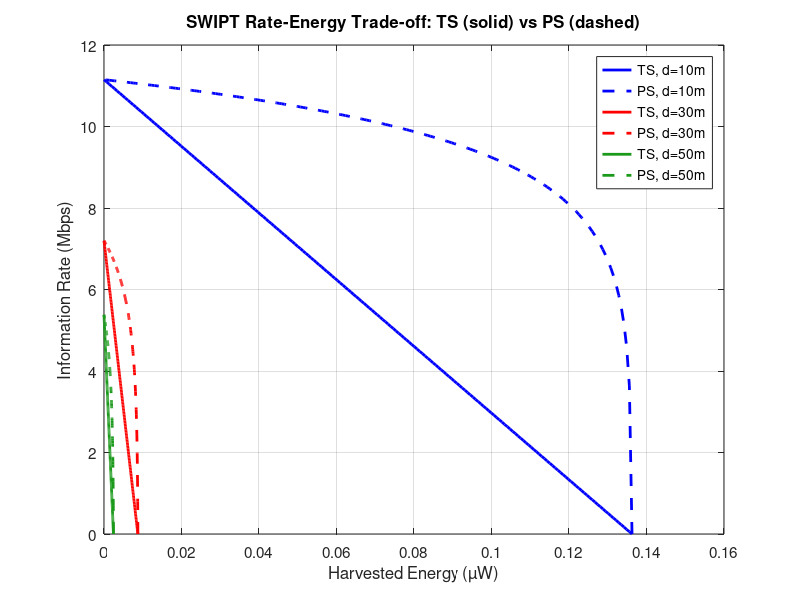
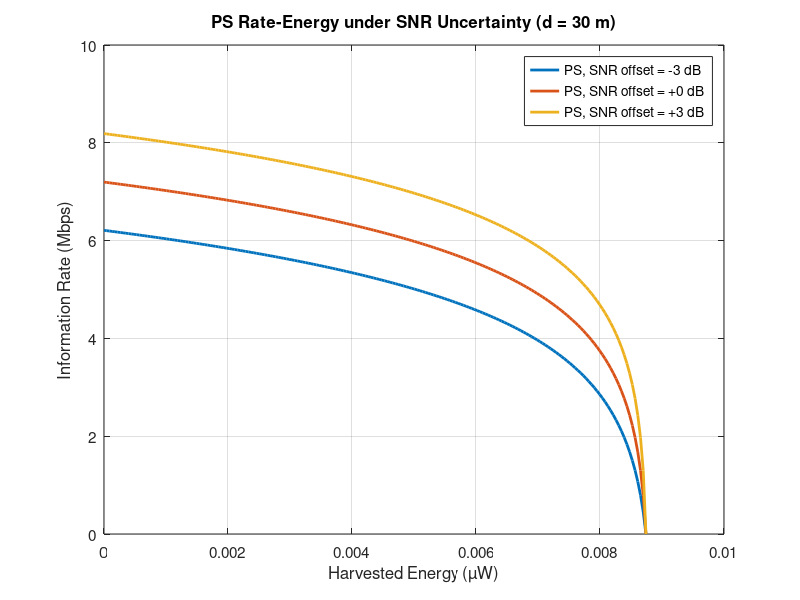

Recreate these plots in MATLAB, in order.

clear; clc; close all;

%% ---------------- 1. SYSTEM PARAMETERS -------------------------

fc      = 915e6;        
c       = 3e8;          
lambda  = c/fc;         
Pt_dBm  = 20;            
                         

Pt      = 10^((Pt_dBm-30)/10);

Gt      = 10^(6/10);     
Gr      = 10^(2.15/10);  

B       = 1e6;           
N0_dBm  = -70;           
                        

N0      = 10^((N0_dBm-30)/10);

eta     = 0.6;           
alpha_r = linspace(0,1,200);  
rho_r   = linspace(0,1,200);   

%% ---------------- 2. DISTANCE / PATH-LOSS ASSUMPTIONS -----------

distances = [10 30 50];    
n_path    = 2.5;            

colors = {'b','r',[0.1 0.6 0.1]};

%% ---------------- 3. COMPUTE Pr, SNR FOR EACH DISTANCE -----------

Pr    = zeros(size(distances));
gamma = zeros(size(distances));

for k = 1:length(distances)
    d = distances(k);
    PL = (lambda/(4*pi*d))^n_path;
    Pr(k)    = Pt * Gt * Gr * PL;
    gamma(k) = Pr(k) / N0;
end

fprintf('=====================================================\n');
fprintf(' Distance-dependent Link Budget (n = %.1f)\n', n_path);
fprintf('=====================================================\n');
for k = 1:length(distances)
    fprintf(' d = %3d m | Pr = %8.4e W | SNR = %8.2f (%.2f dB)\n', ...
        distances(k), Pr(k), gamma(k), 10*log10(gamma(k)));
end
fprintf('=====================================================\n\n');

%% ---------------- 4. TS & PS RATE-ENERGY MODELS -------------------


figure('Name','SWIPT TS vs PS Trade-off','Color','w');
hold on; grid on; box on;

legend_entries = {};

for k = 1:length(distances)

    R_TS = (1-alpha_r) .* B .* log2(1+gamma(k));
    E_TS = alpha_r .* eta .* Pr(k);

    R_PS = B .* log2(1 + rho_r.*gamma(k));
    E_PS = (1-rho_r) .* eta .* Pr(k);

    plot(E_TS*1e6, R_TS/1e6, '-',  'Color', colors{k}, 'LineWidth', 2);
    plot(E_PS*1e6, R_PS/1e6, '--', 'Color', colors{k}, 'LineWidth', 2);

    legend_entries{end+1} = sprintf('TS, d=%dm', distances(k)); 
    legend_entries{end+1} = sprintf('PS, d=%dm', distances(k));

    fprintf('d = %3d m | Max TS Rate = %6.3f Mbps | Max TS Energy = %6.4f µW\n', ...
        distances(k), max(R_TS)/1e6, max(E_TS)*1e6);
    fprintf('           | Max PS Rate = %6.3f Mbps | Max PS Energy = %6.4f µW\n', ...
        max(R_PS)/1e6, max(E_PS)*1e6);
end

xlabel('Harvested Energy (µW)');
ylabel('Information Rate (Mbps)');
title('SWIPT Rate-Energy Trade-off: TS (solid) vs PS (dashed)');
legend(legend_entries, 'Location', 'northeast');
set(gca,'FontSize',11);

drawnow;
saveas(gcf, fullfile(pwd,'SWIPT_Tradeoff.png'));
fprintf('\nPlot saved as SWIPT_Tradeoff.png\n');

%% ---------------- 5. SNR SENSITIVITY (fixed distance) -------------

d_fixed   = 30;
PL_fixed  = (lambda/(4*pi*d_fixed))^n_path;
Pr_fixed  = Pt*Gt*Gr*PL_fixed;
gamma0    = Pr_fixed / N0;

snr_offsets_dB = [-3 0 3];
figure('Name','SWIPT under SNR uncertainty','Color','w');
hold on; grid on; box on;
legend_entries2 = {};

for i = 1:length(snr_offsets_dB)
    g = gamma0 * 10^(snr_offsets_dB(i)/10);

    R_PS = B .* log2(1 + rho_r.*g);
    E_PS = (1-rho_r) .* eta .* Pr_fixed;

    plot(E_PS*1e6, R_PS/1e6, 'LineWidth', 2);
    legend_entries2{end+1} = sprintf('PS, SNR offset = %+d dB', snr_offsets_dB(i));
end

xlabel('Harvested Energy (µW)');
ylabel('Information Rate (Mbps)');
title(sprintf('PS Rate-Energy under SNR Uncertainty (d = %d m)', d_fixed));
legend(legend_entries2, 'Location', 'northeast');
set(gca,'FontSize',11);

drawnow;
saveas(gcf, fullfile(pwd,'SWIPT_SNR_Sensitivity.png'));
fprintf('Plot saved as SWIPT_SNR_Sensitivity.png\n');
